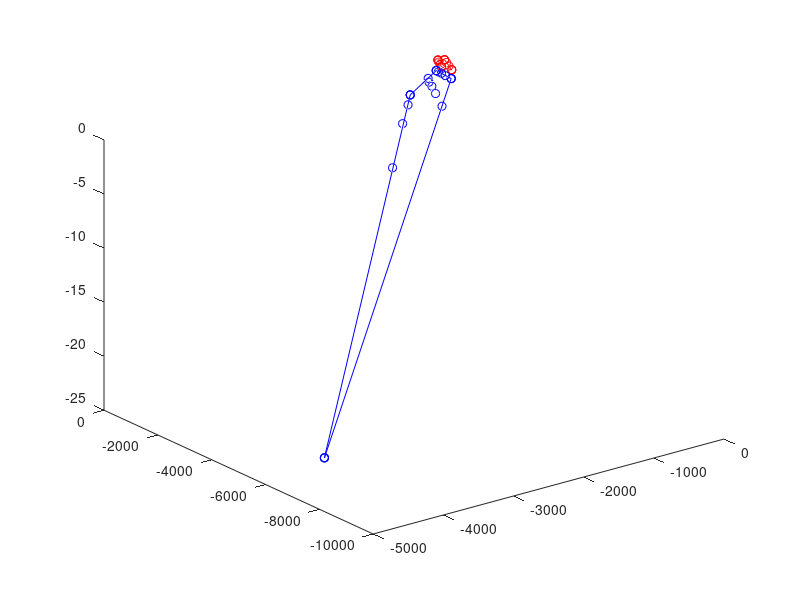

MATLAB code for this plot:
close all;
points = ...
[-153.04413, -19.39994, -1.0777756;
 -251.51949, -27.538635, -0.91795433;
 -170.42828, -134.4877, -1.159376;
 -270.10541, -110.58663, -0.97864276;
 -191.99736, -285.43604, -1.2799823;
 -290.4317, -209.69798, -1.0484899;
 -215.7438, -448.29883, -1.4009337;
 -310.06503, -314.55872, -1.1234239;
 -299.80396, -647.42944, -1.839288;
 -342.51065, -539.61578, -1.6156162;
 -365.94406, -459.59119, -1.4407246;
 -390.0806, -404.72525, -1.3313332;
 -403.74139, -361.63342, -1.2384706;
 -637.23395, -1185.255, -3.1861694;
 -605.32056, -861.60553, -2.4408088;
 -585.87091, -674.45624, -2.0133021;
 -584.94153, -565.50238, -1.767195;
 -562.13422, -474.93335, -1.5571585;
 -4938.166, -8027.0596, -20.321671;
 -1719.9468, -2170.4092, -5.8501587;
 -1234.7599, -1278.4681, -3.6423593;
 -1013.6945, -904.9873, -2.7176797;
 -905.10718, -702.73682, -2.2238505];

% x1 = [points(1,:),1];
% x2 = [points(2,:),1];
% x3 = [points(3,:),1];
% x4 = [points(4,:),1];
% 
% line1 = pluker(x1'*x2 - x2'*x1);
% line2 = pluker(x3'*x4 - x4'*x3)';
% [~,~,V] = svd([line1;line2]);
% pt1 = V(:,end)
% line1*pt1
% line2*pt1
% 
% %intersection of point2
% x9 = [points(9,:),1];
% x10 = [points(10,:),1];
% x11 = [points(11,:),1];
% x12 = [points(12,:),1];
% 
% line3 = pluker(x9'*x10 - x10'*x9);
% line4 = pluker(x11'*x12 - x12'*x11);
% [~,~,V] = svd([line3;line4]);
% pt2 = V(:,end)
% 
% 
% x17 = [points(17,:),1];
% x21 = [points(21,:),1];
% x27 = [points(27,:),1];
% x32 = [points(32,:),1];
% 
% line5 = pluker(x17'*x21 - x21'*x17)';
% line6 = pluker(x27'*x32 - x32'*x27)';
% [U,S,V] = svd([line5;line6]);
% pt3 = V(:,end)
% 
% plane = null([pt1';pt2';pt3']);
% H = zeros(4,4);
% H(1:3,1:3) = eye(3);
% H(4,:) = plane;
% 
% points2 = [];
% for i = 1:length(points)
%     ptp = H*[points(i,:) 1]';
%     points2 = [points2; ptp(1:3)'/ptp(4)];
% end
% points = points2;
[m,n] = size(points);
figure();
plot3(points(1:2,1),points(1:2,2),points(1:2,3),'r-o');
hold on
plot3(points(1:6:7,1),points(1:6:7,2),points(1:6:7,3),'r-o');
hold on;
plot3(points(2:6:8,1),points(2:6:8,2),points(2:6:8,3),'r-o');
hold on
plot3(points(7:8,1),points(7:8,2),points(7:8,3),'r-o');
hold on
plot3(points(9:4:13,1),points(9:4:13,2),points(9:4:13,3),'b-o');
hold on
plot3(points(9:10:19,1),points(9:10:19,2),points(9:10:19,3),'b-o');
hold on
plot3(points(13:10:23,1),points(13:10:23,2),points(13:10:23,3),'b-o');
hold on
plot3(points(19:4:23,1),points(19:4:23,2),points(19:4:23,3),'b-o');
hold on

p = 8;
scatter3(points(1:p,1),points(1:p,2),points(1:p,3),'r');
hold on;
scatter3(points(p+1:end,1),points(p+1:end,2),points(p+1:end,3),'b');